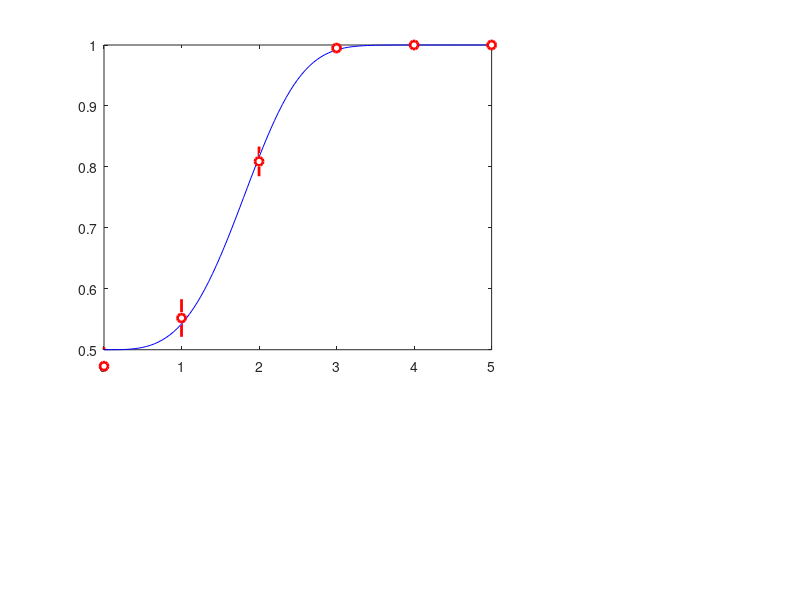
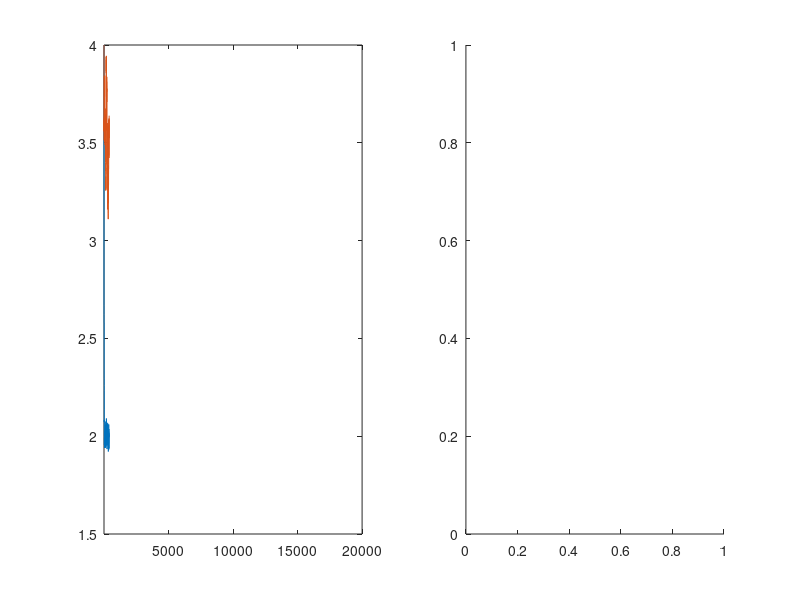

These figures' MATLAB source, in order: (Note: this script raises an error after producing the figures.)
%% Markov Chain Monte Carlo
% Certainly the most popular Monte Carlo algorithm is Markov chain Monte
% Carlo (MCMC).  MCMC is a method of drawing samples from a gradually
% changing distribution.  At each point, the distribution isn't quite
% right, but over many samples it is.  There are many variations on MCMC.
% We will focus on a simple one called _Metropolis sampling._
%
%% Likelihood functions
% Throughout, the distribution from which we want to sample will be a
% probability distribution over some unknown quantity.  We want to know,
% for example, the probability that some *X* is greater than 0.
%
%% Metropolis
%
%% Markov Chain Monte Carlo (MCMC) simulation
clear
close all
rng(1)

%% Simulate some psychometric data

truth    =  [2, 3.5];

fprintf(' > truth:     (%.1f, %.1f)\n', truth)

pfcn     =  @(x,p) wblcdf(x,p(1),p(2)) * 0.5 + 0.5;

N        =  1000;
stimuli  =  0:5;
prob     =  pfcn(stimuli, truth);

correct  =  binornd(N, prob);
rate     =  correct/N;

se       =  sqrt((rate .* (1 - rate))./N);

xax      =  linspace(0, 5, 101);
yax      =  pfcn(xax, truth);

subplot(3, 3, [1:2 4:5])
plot(xax, yax, 'b-', ...
    stimuli, rate, 'ro', ...
    'linewidth', 2, ...
    'clipping', 'off', ...
    'markerfacecolor', 'w')
ylim([.5 1])


line([stimuli; stimuli], rate + 1.96 * [se; -se], -[correct; correct], ...
    'linew', 2, 'color', 'r')

f1 = gcf();


%% Set up likelihood, prior, and posterior

% binopdf =@(x,y,z) builtin('binopdf', x,y,z);

% logbinopdf = @(c,n,p) c.*log(p)+(n-c).*log((1-p));

% which ('binopdf')

logbinopdf     =  @(c,n,p) log(binopdf(c,n,p));

loglikelihood  =  @(x) sum(logbinopdf(correct, N, pfcn(stimuli, x)));

deviance       =  @(x) -2 * loglikelihood(x);

startingPoint  =  [4, 4]';

guess          =  fminsearch(deviance, startingPoint);

fprintf(' > guess:     (%.1f, %.1f)\n', guess)

logprior       =  @(x) -sum(x);   % log of exppdf(x,1)

logposterior   =  @(x) logprior(x) + loglikelihood(x);  % without scaling


%% Markov chain Monte Carlo

proposal =  @(x,s) x + randn(2,1) * s;

sigma    =  0.5;
n_iter   =  20000;

samples  =  nan(2, n_iter);
heights  =  nan(1, n_iter);

cur_h    =  logposterior(startingPoint);

heights(1)     =  cur_h;
samples(:, 1)  =  startingPoint;

tic
h = waitbar(0, 'Sampling...');

f2 = figure();
for m = 2:n_iter
    proposed = proposal(samples(:, m-1), sigma);
    new_h = logposterior(proposed);

    if isnan(new_h)||~isreal(new_h), new_h = -Inf; end
    
    if new_h > cur_h || log(rand) < min(new_h - cur_h, 0)
        samples(:, m) = proposed;
        cur_h = new_h;
    else
        samples(:, m) = samples(:, m-1);
    end

    sigma = 0.1;
    
    heights(m) = cur_h;

    if ~mod(m,n_iter/50)
        waitbar(m/n_iter, h)
        
        figure(f2);
        subplot(1,2,1);  
            plot(1:n_iter, samples')
            xlim([1,n_iter])
        drawnow
        
        subplot(1,2,2);  
            histogram(samples(1,:), 21, 'FaceColor', [0 .5 1])
            hold on
            histogram(samples(2,:), 21, 'FaceColor', [1 .5 0])
            hold off
        drawnow
    end
end
close(h)
toc


%% More figures

figure(f1)
A = samples(1,101:end);
B = samples(2,101:end);

estimate = mean([A(:) B(:)]);
post_std = std([A(:) B(:)]);
fprintf(' > estimate:  (%.1f, %.1f) +/- (%.2f, %.2f)\n', estimate, post_std)

subplot(3,3,3), plot(A, B, '.');

subplot(3,3,7), plot(101:n_iter, A); xlim([1 n_iter])
subplot(3,3,8), plot(101:n_iter, B); xlim([1 n_iter])

subplot(3,3,6), histogram(A, 51, 'edgecolor', 'none')
subplot(3,3,9), histogram(B, 51, 'edgecolor', 'none')
subplot(3, 3, [1:2 4:5])

line(xax, pfcn(xax, estimate), ...
    'linestyle', '--', ...
    'color', [1 .5 0], ...
    'linewidth', 2, ...
    'clipping', 'off')


%%   Deriving Bayesian credible intervals for model parameters

fprintf(' > Parameter A is between %.2f and %.2f.\n', ...
    prctile(A, [0.025 0.975]*100))
fprintf(' > Parameter B is between %.2f and %.2f.\n', ...
    prctile(B, [0.025 0.975]*100))


